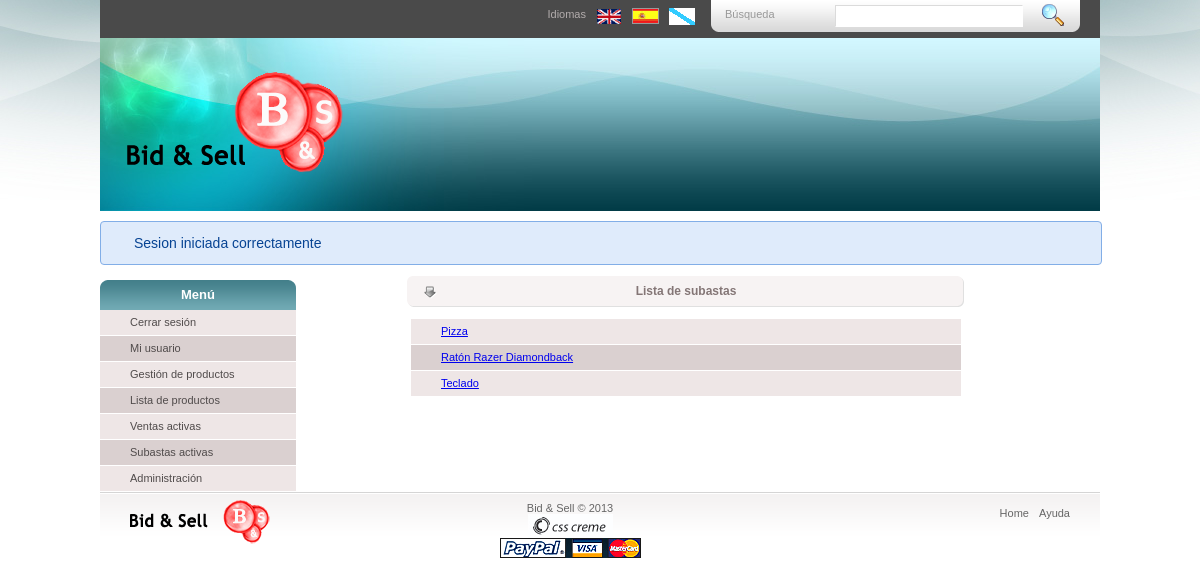
Screenshot of /index.php?controller=bidding&action=listing (signed in) with the database file from the repository.
### tables this page shows
CREATE TABLE IF NOT EXISTS `SUBASTA` (
  `idSubasta` int(10) unsigned NOT NULL AUTO_INCREMENT COMMENT 'Identificador unico de subasta. Auto incrementado.',
  `idProducto` int(10) unsigned NOT NULL COMMENT 'Identificador del producto subastado (clave foranea a PRODUCTO.idProducto).',
  `pujaMinima` decimal(9,2) unsigned NOT NULL DEFAULT '5.00' COMMENT 'Puja minima para la subasta (en euros). Dos valores decimales admitidos.',
  `fechaLimite` timestamp NULL DEFAULT NULL COMMENT 'Fecha y hora (TIMESTAMP) limite para la subasta. Puede ser nulo.',
  PRIMARY KEY (`idSubasta`),
  KEY `idProducto` (`idProducto`)
);

CREATE TABLE IF NOT EXISTS `PRODUCTO` (
  `idProducto` int(10) unsigned NOT NULL AUTO_INCREMENT COMMENT 'Identificador unico de producto. Auto incrementado.',
  `propietario` varchar(20) NOT NULL COMMENT 'Login del propietario (clave foranea a USUARIO.login).',
  `estado` enum('pendiente','subasta','venta') NOT NULL DEFAULT 'pendiente' COMMENT 'Estado del producto: en venta, en subasta o aun no establecido (pendiende).',
  `nombre` varchar(255) NOT NULL COMMENT 'Nombre del producto.',
  `descripcion` text COMMENT 'Descripcion del producto. Puede ser nulo.',
  PRIMARY KEY (`idProducto`),
  KEY `propietario` (`propietario`)
);

### views/layouts/application.php (called while the page is built)
<?php
require "header.php";
require "flash.php";
require "sidebar.php";
$this->yield();
require "footer.php";
?>

### controllers/BiddingsController.php (called while the page is built, shortened)
<?php
class BiddingsController extends Controller
{
    public function listing()
    {
        $biddings = \models\Bidding::findBy(null);
        $list = array();
        foreach ($biddings as $bidding) {
            $product = new \models\Product($bidding->getProductId());
            $list[ ] = [
                "bidding"    => $bidding,
                "product"    => $product
            ];
        }
        $this->view->assign("list", $list);
        $this->view->render("bidding_list");
    }
}
?>

### controllers/Router.php (called while the page is built, shortened)
<?php
class Router
{
    public function routeRequest($request)
    {
        $controller = "controllers\\HomeController";
        if ((isset($request->controller))) {
            $controller = $request->controller;
            $controller = "controllers\\" . ucfirst($controller) . "sController";
        }
        $action = isset($request->action) ? $request->action : "defaultAction";
        if (class_exists($controller) && method_exists($controller,$action)) {
            $controller = new $controller($request);
            $controller->$action();
        } else {
            header("HTTP/1.1 404 Not Found");
            include_once(__DIR__ . "/../assets/static/404.html");
            exit();
        }
    }
}
?>

### index.php (called while the page is built, shortened)
<?php
require_once(__DIR__ . "/components/ClassLoader.php");
$router = new controllers\Router();
$router->routeRequest(new components\Request());
?>

### components/ClassLoader.php (called while the page is built, shortened)
<?php
class ClassLoader
{
    private $namespace;
    private $includePath;
    private $separator    = "\\";
    private $extension    = ".php";
    public function __construct($namespace = null, $includePath = null)
    {
        $this->namespace   = $namespace;
        $this->includePath = $includePath;
    }
    public function loadClass($className)
    {
        $ns = $this->namespace . $this->separator;
        if ($this->namespace === null || $ns === substr($className, 0, strlen($ns))) {
            $fileName  = "";
            $lastNsPos = strripos($className, $this->separator);
            if ($lastNsPos !== false) {
                $namespace = substr($className, 0, $lastNsPos);
                $className = substr($className, $lastNsPos + 1);
                $fileName  = str_replace($this->separator, DIRECTORY_SEPARATOR, $namespace);
                $fileName .= DIRECTORY_SEPARATOR;
            }
            $fileName .= str_replace('_', DIRECTORY_SEPARATOR, $className);
            $fileName .= $this->extension;
            $require = "";
            if ($this->includePath !== null)
                $require .= $this->includePath . DIRECTORY_SEPARATOR;
        }
    }
}
?>

### database/SQLDAO.php (called while the page is built, shortened)
<?php
abstract class SQLDAO implements DAO
{
    protected $tableName;
    public function __construct($tableName)
    {
        $this->tableName = $tableName;
    }
    public function select($data, $where = null)
    {
        $db = DatabaseConnection::getConnection();
        $select = "SELECT ";
        $iter = new \CachingIterator(new \ArrayIterator($data));
        foreach ($iter as $column) {
            $select .= $column;
        }
        $select .= " FROM " . $this->tableName;
        if (isset($where)) {
            $select .= " WHERE ";
            $iter = new \CachingIterator(new \ArrayIterator($where));
            foreach ($iter as $key => $_) {
                $select .= $key . " = ?";
            }
        }
        $query = $db->prepare($select);
        if (isset($where)) {
            $i = 1;
            foreach ($where as $key => $_)
                $query->bindParam($i++, $where[$key]);
        }
        $result = array();
        if ($query->execute()) {
            while ($row = $query->fetch())
                $result[] = $row;
        }
        return $result;
    }
}
?>

### models/Bidding.php (called while the page is built, shortened)
<?php
class Bidding extends Model
{
    private $idBidding;
    private $idProduct;
    public function __construct($idBidding = null, $idProduct = null)
    {
        $this->idBidding = $idBidding;
        $this->idProduct = $idProduct;
    }
    public static function findBy($where)
    {
        $ids = \database\DAOFactory::getDAO("bidding")->select(["idSubasta"], $where);
        $found = array();
        foreach ($ids as $id) {
            $bidding = new Bidding($id["idSubasta"]);
            if (!$bidding->fill()) break;
            $found[ ] = $bidding;
        }
        return $found;
    }
    public function fill()
    {
        $rows = $this->dao->select(["*"], ["idSubasta" => $this->idBidding]);
        $this->idProduct = $rows[0]["idProducto"];
        return true;
    }
    public function getId()
    {
        return $this->idBidding;
    }
    public function getProductId()
    {
        return $this->idProduct;
    }
}
?>

### models/Model.php (called while the page is built, shortened)
<?php
abstract class Model
{
    public function __construct()
    {
        $entity = substr(strchr(get_called_class(), "\\"), 1);
    }
}
?>

### components/Configuration.php (called while the page is built, shortened)
<?php
class Configuration
{
    private static $config;
    public static function readConfiguration($filename)
    {
        self::$config = parse_ini_file($filename, true);
    }
    public static function getValue($section, $key)
    {
        if (array_key_exists($section, self::$config) && array_key_exists($key, self::$config[$section]))
            return self::$config[$section][$key];
        return null;
    }
}
?>

### database/DAOFactory.php (called while the page is built, shortened)
<?php
class DAOFactory
{
    public static function getDAO($entityName)
    {
        $className = \components\Configuration::getValue("daos", strtolower($entityName));
        if (isset($className)) {
            return new $className();
        }
        return null;
    }
}
?>

### models/Product.php (called while the page is built, shortened)
<?php
class Product extends Model
{
    private $idProduct;
    public function __construct($idProduct = null, $owner = null)
    {
        $this->idProduct =   $idProduct;
    }
    public function fill()
    {
        $rows = $this->dao->select(["*"], ["idProducto" => $this->idProduct]);
        $this->name        = $rows[0]["nombre"];
        return true;
    }
}
?>

### views/templates/bidding_list.php (the view)
<div class="center_content">
    <div class="center_title_bar"><?php print $lang ["bidding"]["list"]; ?></div>
    <ul class="list">
<?php
    $list = array_reverse($list);
    for ($i = 0; $i < count($list); $i++) {
?>
        <li class="<?php if ($i % 2 == 0) print "even"; else print "odd"; ?>">
            <a href="/index.php?controller=bidding&action=get&id=<?php print $list[$i]["bidding"]->getId(); ?>"><?php print $list[$i]["product"]->name; ?></a>
        </li>
<?php } ?>
    </ul>
</div>

### assets/css/style.css (style rules this page uses)
body { background:url(/assets/imgs/bg.jpg) no-repeat #fff center top; padding:0; font-family:Arial, Helvetica, sans-serif; font-size:11px; margin:0px auto auto auto; color:#000; }
.center_content { width:780px; float:left; margin: 0 auto; }
.center_title_bar { width:780px; height:33px; text-align:center; float:left; margin: 0 auto; line-height:33px; font-size:12px; color:#847676; font-weight:bold; background:url(/assets/img/bar_bg.gif) no-repeat center; }
ul.list { float:left; }
ul.list li { float:left; margin-left: 75px; list-style:none; display:inline-block; vertical-align:middle; }
ul.list li.odd { width: 520px;display:block;background-color: #dad0d0;border-bottom:1px #FFFFFF solid; text-decoration:none;color:#504b4b;padding:0 0 0 30px; line-height:25px; }
ul.list li.even { width:520px;display:block;background-color: #eee6e6;border-bottom:1px #FFFFFF solid; text-decoration:none;color:#504b4b;padding:0 0 0 30px; line-height:25px; }

### rows the page displays
subasta: idProducto.nombre "Pizza"
subasta: idProducto.nombre "Ratón Razer Diamondback"
subasta: idProducto.nombre "Teclado"

### other values shown
$lang["general"]["search"] "Búsqueda"
$lang["general"]["languages"] "Idiomas"
$flash "Sesion iniciada correctamente"
$lang ["general"]["menu"] "Menú"
$lang["user"]["logout"] "Cerrar sesión"
$lang ["user"]["panel"] "Mi usuario"
$lang["product"]["panel"] "Gestión de productos"
$lang["product"]["list"] "Lista de productos"
$lang ["sale"]["panel"] "Ventas activas"
$lang["bidding"]["panel"] "Subastas activas"
$lang["store"]["panel"] "Administración"
$lang ["bidding"]["list"] "Lista de subastas"
$lang["general"]["help"] "Ayuda"
